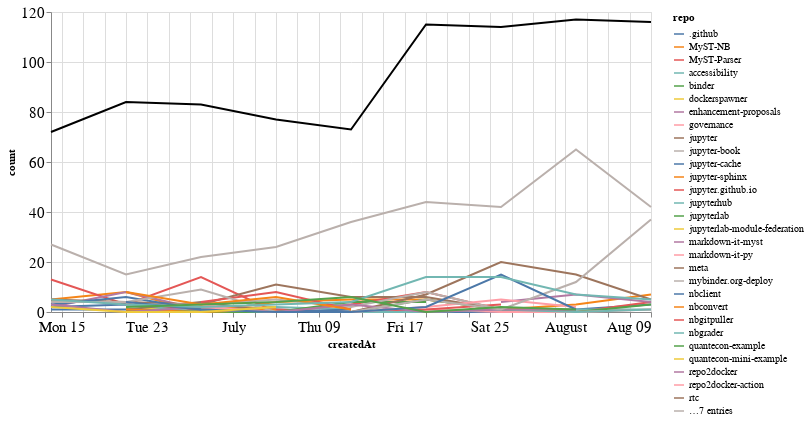

Notebook code cell kept with this figure:
### Markdown cell above
## Comments

### Code cell
comments_time = comments.groupby('repo').resample('W', on='createdAt').count()['author'].reset_index()
comments_time = comments_time.rename(columns={'author': 'count'})
comments_time_total = comments_time.groupby('createdAt').agg({"count": "sum"}).reset_index()
ch1 = alt.Chart(comments_time, width=600).mark_line().encode(
    x='createdAt',
    y='count',
    color='repo',
    tooltip="repo"
)

ch2 = alt.Chart(comments_time_total, width=600).mark_line(color="black").encode(
    x='createdAt',
    y='count',
)

ch1 + ch2

### Figure 1 — Vega-Lite specification as saved in the notebook (floating-point values rounded to 4 significant figures; data arrays with more than 128 entries replaced by an {"elided": "..."} marker saying what was removed)
{"config": {"axisLeft": {"labelFontSize": 15}, "axisBottom": {"labelFontSize": 15}}, "layer": [{"data": {"name": "data-d7b4f3f19993c3c7a2491f7eabecddef"}, "mark": "line", "encoding": {"color": {"type": "nominal", "field": "repo"}, "tooltip": {"type": "nominal", "field": "repo"}, "x": {"type": "temporal", "field": "createdAt"}, "y": {"type": "quantitative", "field": "count"}}, "width": 600}, {"data": {"name": "data-55822a20ea3ddb61c5e3176e8996baea"}, "mark": {"type": "line", "color": "black"}, "encoding": {"x": {"type": "temporal", "field": "createdAt"}, "y": {"type": "quantitative", "field": "count"}}, "width": 600}], "$schema": "https://vega.github.io/schema/vega-lite/v4.8.1.json", "datasets": {"data-d7b4f3f19993c3c7a2491f7eabecddef": {"elided": "180 records"}, "data-55822a20ea3ddb61c5e3176e8996baea": [{"createdAt": "2020-06-14T00:00:00", "count": 72}, {"createdAt": "2020-06-21T00:00:00", "count": 84}, {"createdAt": "2020-06-28T00:00:00", "count": 83}, {"createdAt": "2020-07-05T00:00:00", "count": 77}, {"createdAt": "2020-07-12T00:00:00", "count": 73}, {"createdAt": "2020-07-19T00:00:00", "count": 115}, {"createdAt": "2020-07-26T00:00:00", "count": 114}, {"createdAt": "2020-08-02T00:00:00", "count": 117}, {"createdAt": "2020-08-09T00:00:00", "count": 116}]}}
